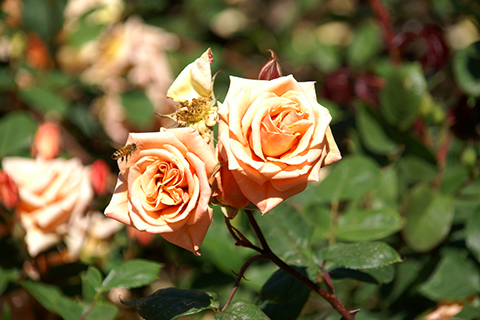
//> input picture openCV/openCV_study/data/rose.bmp, 480 x 320 px
$ ./blur   (built with g++ and OpenCV 4)
//> lines starting //> are read from the running program, lines starting //| are printed output that depends on the picture
#include "opencv2/opencv.hpp"
#include <iostream>

using namespace cv;
using namespace std;
std::string folder = "/home/matt/바탕화면/kuIotBigdataclass/openCV/openCV_study/data/";

int main() {
    Mat src = imread(folder + "rose.bmp", IMREAD_GRAYSCALE);
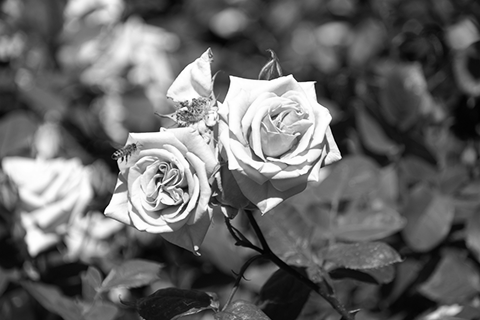
//> src: 320 rows x 480 cols, CV_8UC1; min 0, max 255, mean 102.7

    vector<Mat> dsts;

    for (int ksize = 3; ksize <= 19; ksize += 2) {
        Mat dst;
        blur(src, dst, Size(ksize, ksize));
        dsts.push_back(dst);
    }
//> this loop made 9 passes
//> pass 2, `blur(src, dst, Size(ksize, ksize));`:
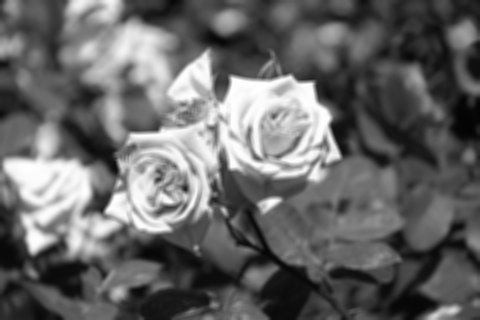
//> dst: 320 rows x 480 cols, CV_8UC1; min 4, max 255, mean 102.7

    imshow("src", src);
    int i = 0;
    //type casting int to String

    for (auto dst : dsts){
        imshow("dst" + to_string(i), dst);
        i++;
    }
//> after the loop, i = 9
    waitKey();
    destroyAllWindows();
    return 0;
}

$ run again, with openCV/openCV_study/data/card.bmp copied over openCV/openCV_study/data/rose.bmp
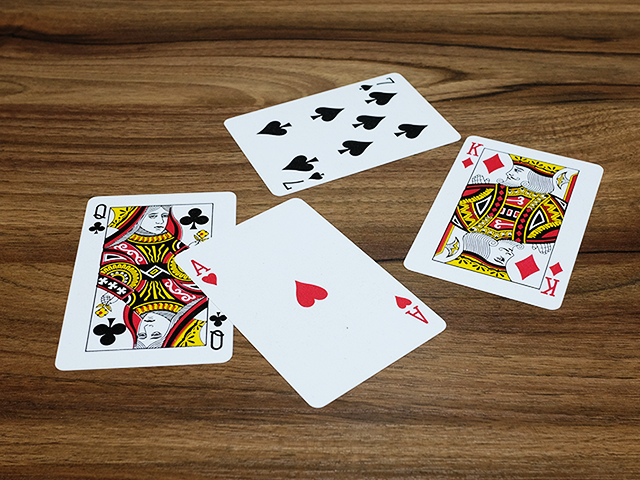
//> input picture openCV/openCV_study/data/card.bmp, 640 x 480 px
//> `Mat src = imread(folder + "rose.bmp", IMREAD_GRAYSCALE);`:
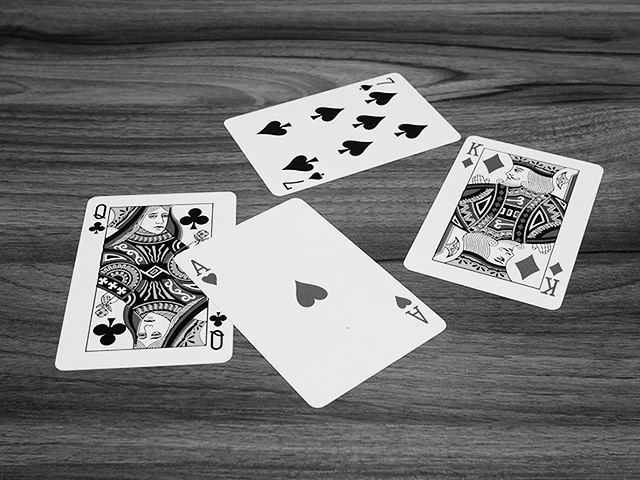
//> src: 480 rows x 640 cols, CV_8UC1; min 0, max 255, mean 116.2
//> the loop `for (int ksize = 3; ksize <= 19; ksize += 2)` made 9 passes
//> pass 2, `blur(src, dst, Size(ksize, ksize));`:
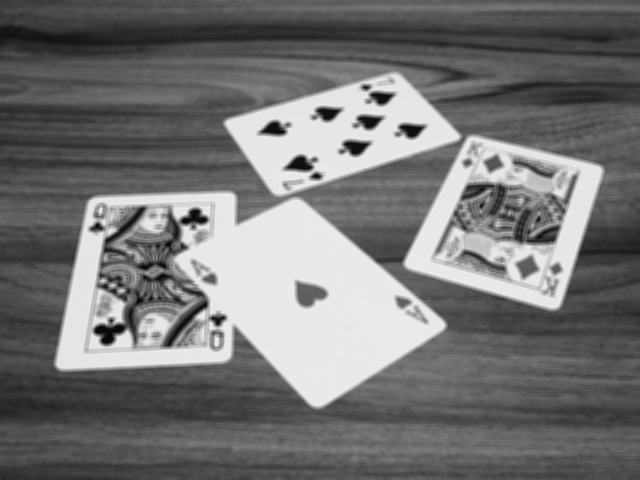
//> dst: 480 rows x 640 cols, CV_8UC1; min 6, max 239, mean 116.2
//> the loop `for (auto dst : dsts)` made 9 passes
//> after the loop `for (auto dst : dsts)`: i = 9

$ run again, with openCV/openCV_study/data/cat.bmp copied over openCV/openCV_study/data/rose.bmp
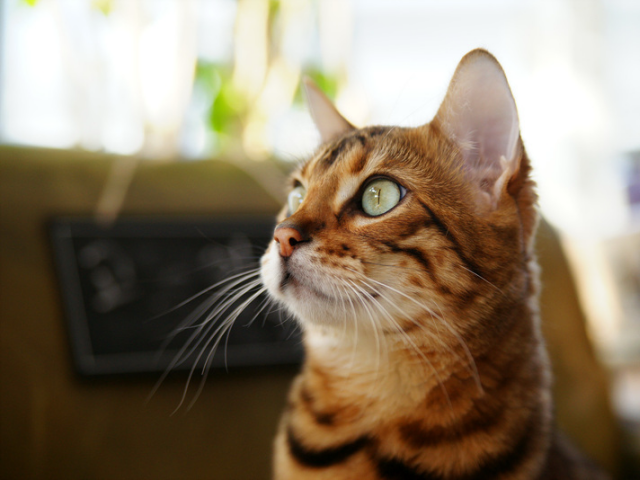
//> input picture openCV/openCV_study/data/cat.bmp, 640 x 480 px
//> `Mat src = imread(folder + "rose.bmp", IMREAD_GRAYSCALE);`:
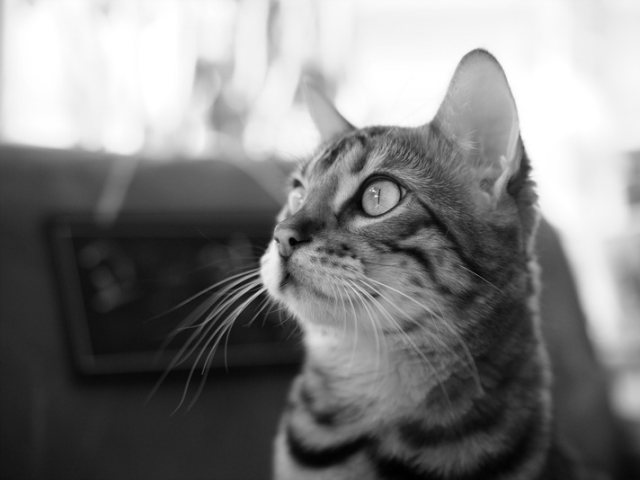
//> src: 480 rows x 640 cols, CV_8UC1; min 0, max 255, mean 127.8
//> the loop `for (auto dst : dsts)` made 9 passes
//> after the loop `for (auto dst : dsts)`: i = 9
